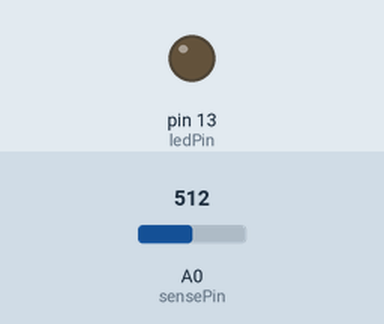
Bench run of a sketch on a simulated Arduino Uno, built with avr-gcc and run on an emulated ATmega328P. On the bench: output pins drawn as LEDs (lit = HIGH). Inputs (shaded band) come from the test bench; at power-on: A0 (sensePin) = 512. What the sketch prints to the serial monitor is not drawn.

Above: at 1.2 s.
1.3 s: A0 (sensePin) set to 716
Timing chart, 0 to 4.3 s (numbered marks = the images above; inputs shaded):
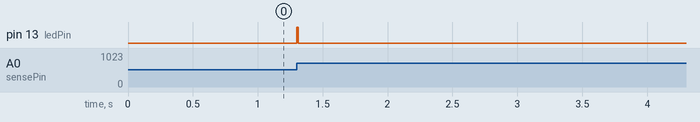

The sketch:

hartBeat.ino
```cpp
// Pins
const int ledPin = 13;
const int sensePin = 0;

// LED blink variables
int ledState = LOW;
long ledOnMillis = 0;
long ledOnInterval = 50;

// Hearbeat detect variables
int newHeartReading = 0;
int lastHeartReading = 0;
int Delta = 0;
int recentReadings[8] = {0,0,0,0,0,0,0,0};
int historySize = 8;
int recentTotal = 0;
int readingsIndex = 0;
boolean highChange = false;
int totalThreshold = 2;

// Heartbeat Timing
long lastHeartbeatTime = 0;
long debounceDelay = 150;
int currentHeartrate = 0;

void setup() {
// initialize the serial communication:
Serial.begin(9600);
// initialize the digital pin as an output:
pinMode(ledPin, OUTPUT);
}

void loop() {
digitalWrite(ledPin, LOW);
// Turn off LED
// Read analogue pin.
newHeartReading = analogRead(sensePin);
Serial.println(newHeartReading);
//Calculate Delta
Delta = newHeartReading - lastHeartReading;
lastHeartReading = newHeartReading;

// Find new recent total
recentTotal = recentTotal - recentReadings[readingsIndex] + Delta;
// replace indexed recent value
recentReadings[readingsIndex] = Delta;
// increment index
readingsIndex = (readingsIndex + 1) % historySize;

//Debug
Serial.println(recentTotal);

// Decide whether to start an LED Blink.
if (recentTotal >= totalThreshold) {
// Possible heartbeart, check time
if (millis() - lastHeartbeatTime >= debounceDelay) {
// Heartbeat
digitalWrite(ledPin, HIGH);
currentHeartrate = 60000 / (millis() - lastHeartbeatTime);
lastHeartbeatTime = millis();
// Print Results
//Serial.println("Beat");
if (currentHeartrate <= 200) { Serial.println(currentHeartrate); } } } delay(10); }
```

Measured:
- after the input at 1.3 s, pin 13 (ledPin): LOW → HIGH at once, → LOW 0.01 s later
